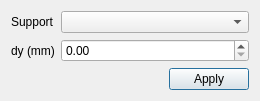
<?xml version="1.0" encoding="UTF-8"?>
<ui version="4.0">
 <class>AddSupportSettlementsDialog</class>
 <widget class="QDialog" name="AddSupportSettlementsDialog">
  <property name="geometry">
   <rect>
    <x>0</x>
    <y>0</y>
    <width>260</width>
    <height>96</height>
   </rect>
  </property>
  <property name="windowTitle">
   <string>Add Support Settlements</string>
  </property>
  <layout class="QGridLayout" name="gridLayout">
   <item row="0" column="0" colspan="2">
    <layout class="QFormLayout" name="formLayout">
     <item row="0" column="0">
      <widget class="QLabel" name="settlementSupportLabel">
       <property name="text">
        <string>Support</string>
       </property>
      </widget>
     </item>
     <item row="0" column="1">
      <widget class="ComboBox" name="settlementSupportComboBox"/>
     </item>
     <item row="1" column="0">
      <widget class="QLabel" name="settlementValueLabel">
       <property name="text">
        <string>dy (mm)</string>
       </property>
      </widget>
     </item>
     <item row="1" column="1">
      <widget class="QDoubleSpinBox" name="settlementValueDoubleSpinBox"/>
     </item>
    </layout>
   </item>
   <item row="1" column="0">
    <spacer name="horizontalSpacer">
     <property name="orientation">
      <enum>Qt::Horizontal</enum>
     </property>
     <property name="sizeHint" stdset="0">
      <size>
       <width>153</width>
       <height>20</height>
      </size>
     </property>
    </spacer>
   </item>
   <item row="1" column="1">
    <widget class="QPushButton" name="addSupportSettlementsPushButton">
     <property name="text">
      <string>Apply</string>
     </property>
     <property name="icon">
      <iconset resource="../../rsc.qrc">
       <normaloff>:/icons/dialog-ok-apply.png</normaloff>:/icons/dialog-ok-apply.png</iconset>
     </property>
    </widget>
   </item>
  </layout>
 </widget>
 <customwidgets>
  <customwidget>
   <class>ComboBox</class>
   <extends>QComboBox</extends>
   <header>combobox.h</header>
  </customwidget>
 </customwidgets>
 <resources>
  <include location="../../rsc.qrc"/>
 </resources>
 <connections/>
</ui>
